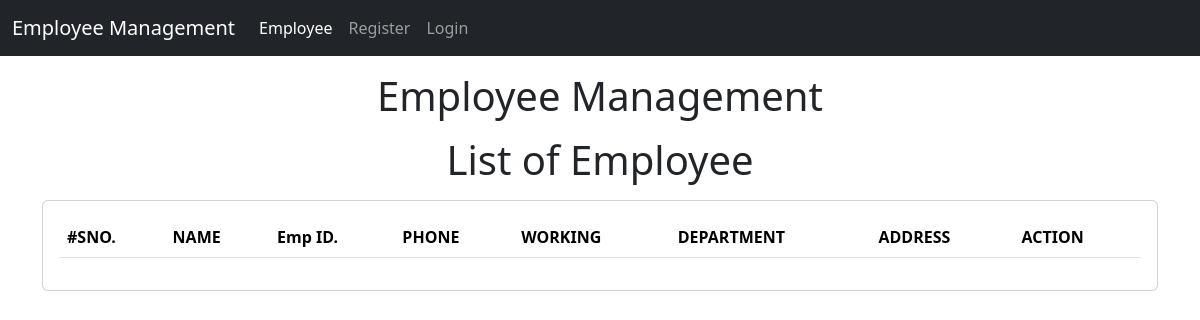
The app's page /emp/home/, older data.
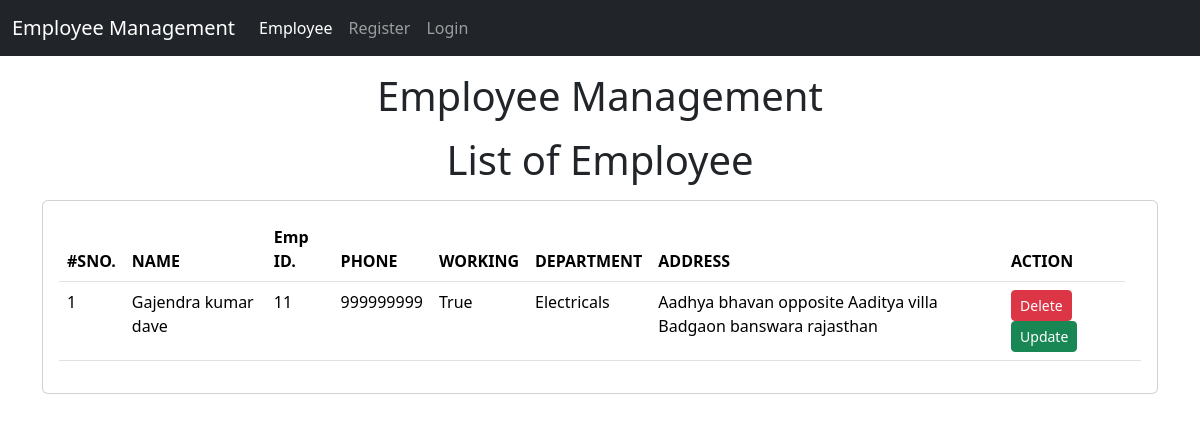
The same page, newer data.
### emp/models.py (models this page shows, shortened)
class Emp(models.Model):
    name=models.CharField(max_length=200)
    emp_id=models.IntegerField()
    phone=models.BigIntegerField()
    address=models.CharField(max_length=200)
    working=models.BooleanField(default=True)
    department=models.CharField(max_length=200)

### emp/views.py (the view)
# urls.py: path('home/',employee,name='emp'),
def employee(request):
    emps=Emp.objects.all()
    return render(request,"emp/home.html",{'emps':emps})

### templates/emp/home.html (shortened to what this page needs)
 {% extends 'base.html' %}
{% block content %}
     <h1 class="text-center my-3">Employee Management</h1>
    <h1 class="text-center my-3">List of Employee </h1>
    <div class="container">
        <div class="row">
            <div class="col-md-12">
                <div class="card">
                    <div class="card-body">
                        <table class="table">
                            <thead>
                                <tr>
                                    <th>#SNO.</th>
                                    <th>NAME</th>
                                    <th>Emp ID.</th>
                                    <th>PHONE</th>
                                    <th>WORKING</th>
                                    <th>DEPARTMENT</th>
                                    <th>ADDRESS</th>
                                    <th>ACTION</th>
                                </tr>
                            </thead>
                            <tbody>
                                {% for e in emps %}
                                    <tr>
                                        <td>{{ forloop.counter }}</td>
                                        <td>{{e.name}}</td>
                                        <td>{{e.emp_id}}</td>
                                        <td>{{e.phone}}</td>
                                        <td>{{e.working}}</td>
                                        <td>{{e.department}}</td>
                                        <td>{{e.address}}</td>
                                        <td>
                                            <a href="/emp/delete-emp/{{e.id}}" class="btn btn-danger btn-sm">Delete</a>
                                            <a href="/emp/update-emp/{{e.id}}" class="btn btn-success btn-sm">Update</a>
                                        </td>
                                        <td> </td>
                                    </tr>
                                {% endfor %}
                            </tbody>
                        </table>
                    </div>
                </div>
            </div>
        </div>
    </div>
    {% endblock content %}

Row changes from the older to the newer data that the page shows:
added Emp: name "Gajendra kumar dave", emp_id "11", phone "999999999", working "True", department "Electricals", address "Aadhya bhavan opposite Aaditya villa Badgaon banswara rajasthan"
